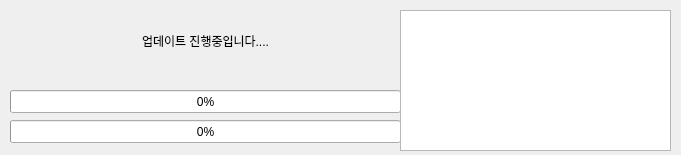
<?xml version="1.0" encoding="UTF-8"?>
<ui version="4.0">
 <class>UpdateDialog</class>
 <widget class="QDialog" name="UpdateDialog">
  <property name="geometry">
   <rect>
    <x>0</x>
    <y>0</y>
    <width>681</width>
    <height>155</height>
   </rect>
  </property>
  <property name="windowTitle">
   <string>EnStudy Update</string>
  </property>
  <widget class="QLabel" name="labelUpdate">
   <property name="geometry">
    <rect>
     <x>10</x>
     <y>30</y>
     <width>391</width>
     <height>21</height>
    </rect>
   </property>
   <property name="text">
    <string>업데이트 진행중입니다....</string>
   </property>
   <property name="alignment">
    <set>Qt::AlignCenter</set>
   </property>
  </widget>
  <widget class="QProgressBar" name="progressBarUpdate">
   <property name="geometry">
    <rect>
     <x>10</x>
     <y>120</y>
     <width>391</width>
     <height>23</height>
    </rect>
   </property>
   <property name="value">
    <number>0</number>
   </property>
  </widget>
  <widget class="QProgressBar" name="progressBarUpdate_2">
   <property name="geometry">
    <rect>
     <x>10</x>
     <y>90</y>
     <width>391</width>
     <height>23</height>
    </rect>
   </property>
   <property name="value">
    <number>0</number>
   </property>
  </widget>
  <widget class="QTextEdit" name="textEditNotify">
   <property name="geometry">
    <rect>
     <x>400</x>
     <y>10</y>
     <width>271</width>
     <height>141</height>
    </rect>
   </property>
   <property name="readOnly">
    <bool>true</bool>
   </property>
  </widget>
 </widget>
 <layoutdefault spacing="6" margin="11"/>
 <resources/>
 <connections/>
</ui>
